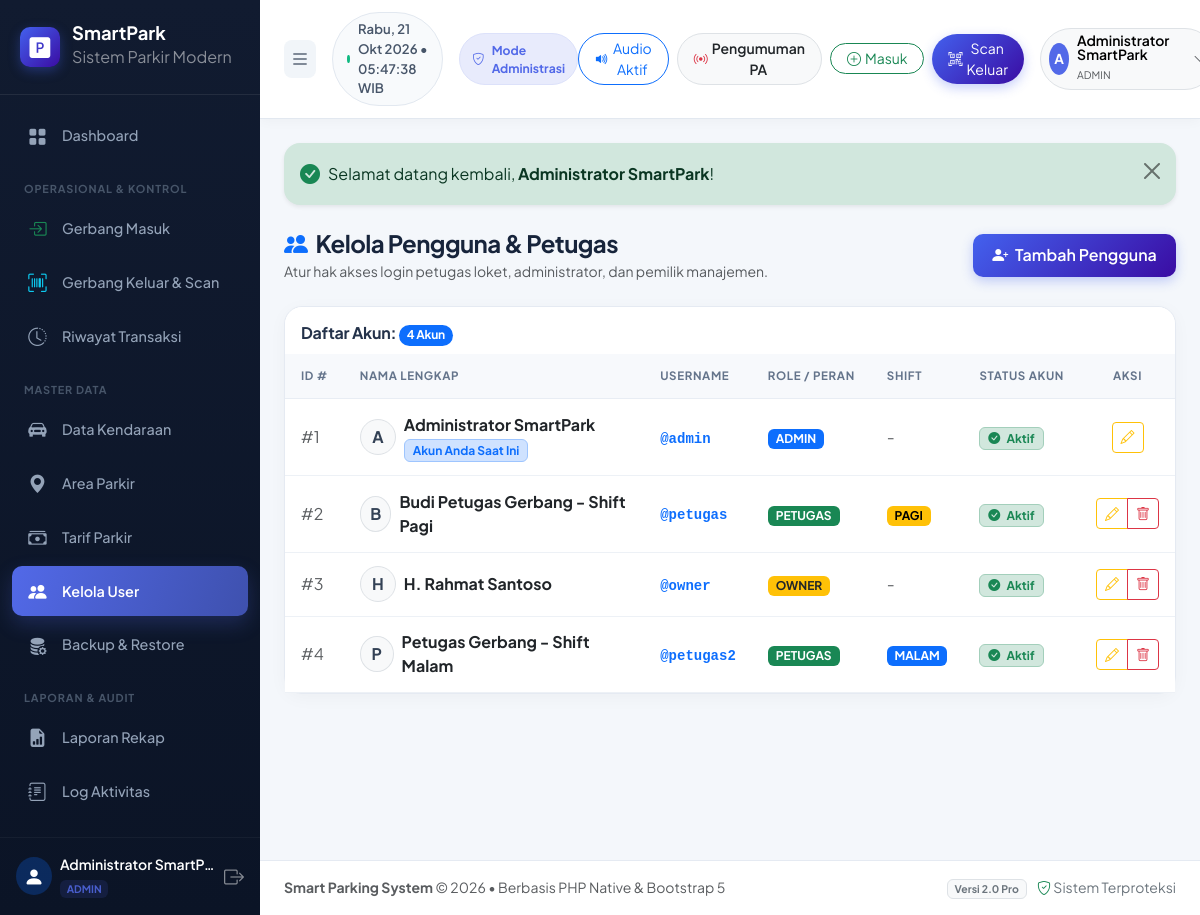
Page / (signed in) on the committed database.
### tables this page shows
CREATE TABLE IF NOT EXISTS `tb_user` (
  `id_user` int(11) NOT NULL AUTO_INCREMENT,
  `nama_lengkap` varchar(50) NOT NULL,
  `username` varchar(50) NOT NULL,
  `password` varchar(100) NOT NULL,
  `role` enum('admin','petugas','owner') NOT NULL,
  `shift_kerja` enum('pagi','malam') DEFAULT NULL,
  `status_aktif` tinyint(1) NOT NULL DEFAULT 1,
  PRIMARY KEY (`id_user`),
  UNIQUE KEY `tb_user_username_unique` (`username`)
);

### helper.php (called while the page is built, shortened)
<?php
function base_url($path = '') {
    $protocol = (!empty($_SERVER['HTTPS']) && $_SERVER['HTTPS'] !== 'off' || (isset($_SERVER['SERVER_PORT']) && $_SERVER['SERVER_PORT'] == 443)) ? "https://" : "http://";
    $host = isset($_SERVER['HTTP_HOST']) ? $_SERVER['HTTP_HOST'] : 'localhost';
    $docRoot = str_replace('\\', '/', realpath($_SERVER['DOCUMENT_ROOT'] ?? 'C:/xampp/htdocs'));
    $appRoot = str_replace('\\', '/', dirname(__DIR__));
    $relative = trim(str_replace($docRoot, '', $appRoot), '/');
    $base = $protocol . $host . ($relative ? '/' . $relative : '/tempat_parkir');
    return rtrim($base, '/') . '/' . ltrim($path, '/');
}
function current_user() {
    return $_SESSION['user'] ?? null;
}

### index.php (the view, shortened to what this page needs)
<?php
require_once __DIR__ . '/../../includes/header.php';
$stmt = $pdo->query("SELECT * FROM tb_user ORDER BY id_user ASC");
$users = $stmt->fetchAll();
?>
<div class="d-flex flex-column flex-sm-row justify-content-between align-items-sm-center gap-2 mb-4">
    <div>
        <h4 class="fw-bold mb-1"><i class="bi bi-people-fill text-primary me-2"></i>Kelola Pengguna & Petugas</h4>
        <p class="text-muted small mb-0">Atur hak akses login petugas loket, administrator, dan pemilik manajemen.</p>
    </div>
    <button type="button" class="btn btn-primary-gradient btn-rounded" data-bs-toggle="modal" data-bs-target="#modalTambahUser">
        <i class="bi bi-person-plus-fill me-1"></i> Tambah Pengguna
    </button>
</div>
<div class="card card-custom">
    <div class="card-header bg-white border-0 pt-3 pb-2 d-flex justify-content-between align-items-center">
        <h6 class="fw-bold mb-0">Daftar Akun: <span class="badge bg-primary rounded-pill"><?= count($users) ?> Akun</span></h6>
    </div>
    <div class="card-body p-0">
        <div class="table-responsive">
            <table class="table table-hover align-middle mb-0">
                <thead class="table-light">
                    <tr>
                        <th class="ps-3">ID #</th>
                        <th>Nama Lengkap</th>
                        <th>Username</th>
                        <th>Role / Peran</th>
                        <th>Shift</th>
                        <th>Status Akun</th>
                        <th class="text-center pe-3">Aksi</th>
                    </tr>
                </thead>
                <tbody>
                    <?php foreach ($users as $u):
                        $roleBadge = $u['role'] === 'admin' ? 'bg-primary' : ($u['role'] === 'petugas' ? 'bg-success' : 'bg-warning text-dark');
                    ?>
                    <tr>
                        <td class="ps-3 text-muted">#<?= $u['id_user'] ?></td>
                        <td>
                            <div class="d-flex align-items-center gap-2">
                                <div class="rounded-circle bg-light border d-flex align-items-center justify-content-center fw-bold" style="width: 36px; height: 36px;">
                                    <?= strtoupper(substr($u['nama_lengkap'], 0, 1)) ?>
                                </div>
                                <div>
                                    <strong class="d-block text-dark"><?= htmlspecialchars($u['nama_lengkap']) ?></strong>
                                    <?php if ($u['id_user'] == $user['id_user']): ?>
                                        <small class="badge bg-primary-subtle text-primary border border-primary-subtle">Akun Anda Saat Ini</small>
                                    <?php endif; ?>
                                </div>
                            </div>
                        </td>
                        <td><code class="text-primary fw-bold">@<?= htmlspecialchars($u['username']) ?></code></td>
                        <td>
                            <span class="badge <?= $roleBadge ?> text-uppercase px-2 py-1"><?= htmlspecialchars($u['role']) ?></span>
                        </td>
                        <td>
                            <?php if ($u['role'] === 'petugas'): ?>
                                <span class="badge <?= $u['shift_kerja'] === 'malam' ? 'text-bg-primary' : 'text-bg-warning' ?> text-uppercase"><?= htmlspecialchars($u['shift_kerja'] ?? 'belum diatur') ?></span>
                            <?php else: ?>
                                <span class="text-muted">-</span>
                            <?php endif; ?>
                        </td>
                        <td>
                            <?php if ($u['status_aktif'] == 1): ?>
                                <span class="badge bg-success-subtle text-success border border-success-subtle">
                                    <i class="bi bi-check-circle-fill me-1"></i> Aktif
                                </span>
                            <?php else: ?>
                                <span class="badge bg-danger-subtle text-danger border border-danger-subtle">
                                    <i class="bi bi-x-circle-fill me-1"></i> Dinonaktifkan
                                </span>
                            <?php endif; ?>
                        </td>
                        <td class="text-center pe-3">
                            <div class="btn-group btn-group-sm">
                                <button class="btn btn-outline-warning" title="Edit Akun" onclick="editUser(<?= htmlspecialchars(json_encode($u)) ?>)">
                                    <i class="bi bi-pencil"></i>
                                </button>
                                <?php if ($u['id_user'] != $user['id_user']): ?>
                                <button class="btn btn-outline-danger" title="Hapus Akun" onclick="confirmAction('<?= base_url('modules/user/proses.php?action=delete&id=' . $u['id_user']) ?>', 'Hapus Pengguna?', 'Akun @<?= htmlspecialchars($u['username']) ?> akan dihapus secara permanen.')">
                                    <i class="bi bi-trash"></i>
                                </button>
                                <?php endif; ?>
                            </div>
                        </td>
                    </tr>
                    <?php endforeach; ?>
                </tbody>
            </table>
        </div>
    </div>
</div>
<?php require_once __DIR__ . '/../../includes/footer.php'; ?>

### rows in the picture
tb_user: id_user "1", nama_lengkap "A", nama_lengkap "Administrator SmartPark", shows "Akun Anda Saat Ini", username "admin", role "ADMIN", status_aktif 1 (drawn)
tb_user: id_user "2", nama_lengkap "B", nama_lengkap "Budi Petugas Gerbang - Shift Pagi", username "petugas", role "PETUGAS", shift_kerja "PAGI", status_aktif 1 (drawn)
tb_user: id_user "3", nama_lengkap "H", nama_lengkap "H. Rahmat Santoso", username "owner", role "OWNER", status_aktif 1 (drawn)
tb_user: id_user "4", nama_lengkap "P", nama_lengkap "Petugas Gerbang - Shift Malam", username "petugas2", role "PETUGAS", shift_kerja "MALAM", status_aktif 1 (drawn)

### other values in the picture
$_SESSION['user']['nama_lengkap'] "Administrator SmartP…"
$current_role "ADMIN"
substr($user['nama_lengkap'] ?? 'U', 0, 1) "A"
$user['nama_lengkap'] "Administrator SmartPark"
$user['role'] "ADMIN"
$flash['message'] "Selamat datang kembali, Administrator SmartPark !"
count($users) "4"
